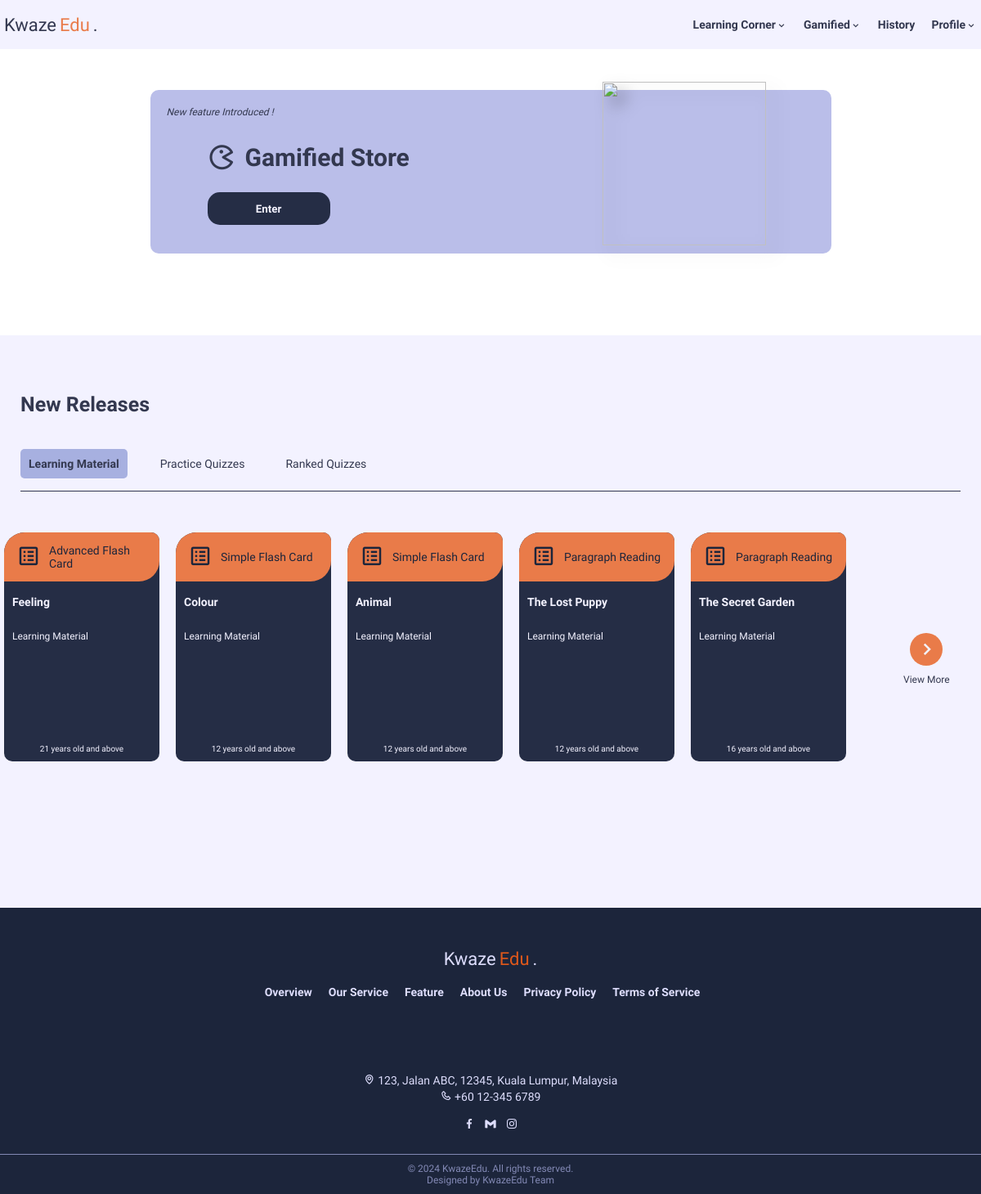
The app's page /php/c_Dashboard.php (signed in) with its own data.
### tables this page shows
CREATE TABLE `learn_mat` (
  `mat_id` int(100) NOT NULL,
  `title` varchar(50) NOT NULL,
  `category` varchar(50) NOT NULL,
  `level` varchar(50) NOT NULL,
  `date_created` timestamp(6) NOT NULL DEFAULT current_timestamp(6),
  `last_updated` timestamp(6) NOT NULL DEFAULT current_timestamp(6),
  `admin_id` int(11) NOT NULL
);

### php/c_Dashboard.php (the view, shortened to what this page needs)
<?php
if (isset($_SESSION["user_id"]) && $_SESSION["role"] === "user") {
?>
<!DOCTYPE html>
<html lang="en">
<head>
    <link href="https://unpkg.com/boxicons@2.1.4/css/boxicons.min.css" rel="stylesheet" />
    <link rel="stylesheet" href="../css/c_Dashboard.css" />
    <link rel="stylesheet" href="../css/c_view.css" />
</head>
<body>
    <?php include 'nav_User.php'; ?>
    <div class="banner">
        <div class="container flex-center">
            <div class="advertiment">
                <span class="adv-desc">New feature Introduced !</span>
                <span class="adv-title">
                    <i class="bx bx-game"></i>Gamified Store</span>
                <a href="../php/c_store.php"><button class="adv-btn">Enter</button></a>
                <img src="../img/rabbit.png" alt="" />
            </div>
        </div>
    </div>
    <div class="explore">
        <div class="container">
            <div class="explore-title">
                <span>New Releases</span>
            </div>
            <div class="filter">
                <ul class="filter-list">
                    <li>
                        <button class="filter-item active">
                            Learning Material
                        </button>
                    </li>
                    <li>
                        <button class="filter-item">Practice Quizzes</button>
                    </li>
                    <li>
                        <button class="filter-item">
                            Ranked Quizzes
                        </button>
                    </li>
                </ul>
            </div>
            <div class="result-yes">
                <div class="result-list" style="gap :5">
                    <?php
                    include "db_conn.php";
                    $query = "SELECT * FROM `learn_mat` ORDER BY `last_updated` DESC LIMIT 5";
                    $results = mysqli_query($connection, $query);
                    if (mysqli_num_rows($results) > 0) {
                        while ($row = mysqli_fetch_assoc($results)) {
                            $timestamp_date = $row['date_created'];
                            $date_created = date('d/m/Y', strtotime($timestamp_date));
                            $timestamp_updated = $row['last_updated'];
                            $last_updated = date('d/m/Y', strtotime($timestamp_updated));
                            ?>
                    <div class="result-card result-card-learnmat"
                        data-id="<?php echo htmlspecialchars($row['mat_id']); ?>"
                        data-title="<?php echo htmlspecialchars($row['title']); ?>"
                        data-category="<?php echo htmlspecialchars($row['category']); ?>"
                        data-level="<?php echo htmlspecialchars($row['level']); ?>"
                        data-date="<?php echo htmlspecialchars($date_created); ?>"
                        data-update="<?php echo htmlspecialchars($last_updated); ?>">
                        <div class="card-banner">
                            <span><i class="bx bx-spreadsheet"></i></span>
                            <span class="card-type"><?php echo htmlspecialchars($row['category']); ?></span>
                        </div>
                        <div class="card-content">
                            <div class="card-title">
                                <?php echo htmlspecialchars($row['title']); ?>
                            </div>
                            <div class="card-category">
                                Learning Material
                            </div>
                            <div class="card-level">
                                <?php echo htmlspecialchars($row['level']); ?>
                            </div>
                        </div>
                    </div>
                    <?php
                        }
                    }
                ?>
                </div>
                <div class="extra">
                    <button class="extra-btn">
                        <a href="../php/c_mat_view.php" id="redirect-link">
                            <i class="bx bx-chevron-right"></i>
                        </a>
                    </button>
                    <span>View More</span>
                </div>
            </div>
        </div>
    </div>
    <?php include 'footer.php'; ?>
</body>
</html>
<?php
} else if (isset($_SESSION["user_id"]) && ($_SESSION["role"] == "admin")){
    header ('Location: ../php/a_Dashboard.php');
    exit();
} else {
    header ('Location: ../php/login.php');
    exit();
}
?>

### css/c_Dashboard.css (style rules this page uses)
* { margin: 0; padding: 0; box-sizing: border-box; font-family: "Chivo", sans-serif; }
.container { width: 1190px; margin: 0 auto; }
.banner { height: 300px; display: flex; align-items: center; }
.flex-center { display: flex; justify-content: center; align-items: center; }
.advertiment { width: 70%; height: 200px; padding: 20px; display: flex; flex-direction: column; border-radius: 10px; background-color: #babee9; transition: all 0.3s; position: relative; }
.advertiment .adv-desc { font-size: 12px; color: #33384f; font-style: italic; }
.advertiment .adv-title { font-size: 30px; color: #33384f; font-weight: bold; margin-top: 30px; margin-left: 50px; display: flex; align-items: center; }
.advertiment .adv-title i { margin-right: 10px; font-size: larger; }
.advertiment .adv-btn { width: 150px; height: 40px; background-color: #252d45; color: #f3f2ff; font-weight: bold; border: none; margin-top: 25px; cursor: pointer; border-radius: 15px; margin-left: 50px; transition: all 0.4s ease; }
.advertiment img { width: 200px; height: 200px; margin-left: 50px; position: absolute; right: 80px; bottom: 10px; filter: drop-shadow(10px 10px 10px rgba(0, 0, 0, 0.3)); }
.explore { margin-top: 50px; height: 700px; display: flex; justify-content: space-between; background-color: #f3f2ff; }
.explore-title { width: 50%; padding: 20px; margin-top: 50px; }
.explore-title span { font-size: 25px; color: #33384f; font-weight: bold; }
.filter { margin-top: 20px; margin-left: 20px; }
.filter .filter-list { margin-right: 20px; list-style: none; display: flex; flex-direction: row; padding-bottom: 15px; border-bottom: 1.5px solid #33384f; }
.filter .filter-list .filter-item { margin-right: 10px; font-size: 14px; color: #33384f; cursor: pointer; margin-right: 30px; padding: 10px; border-radius: 5px; border: none; background-color: transparent; }
.filter .filter-list li .filter-item.active { background-color: #a7b0e0; font-weight: bold; }
.result-yes { display: flex; justify-content: flex-start; margin-top: 50px; flex-wrap: wrap; position: relative; height: 300px; }
.result-list { display: flex; width: 1100px; flex-wrap: wrap; gap: 30px; }
.result-card { width: 190px; height: 280px; background-color: #252d45; margin-bottom: 30px; border-radius: 25px 10px 10px 10px; transition: all 0.3s ease; cursor: pointer; }
.card-banner { width: 100%; height: 60px; border-radius: 25px 10px 25px 0; background-color: #e97b49; display: flex; justify-content: start; align-items: center; }
.card-banner i { margin-left: 15px; margin-right: 10px; font-size: 30px; color: #1c253b; }
.card-type { font-size: 14px; color: #1c253b; font-weight: 500; width: 120px; }
.card-content { margin: 10px; height: 200px; position: relative; }
.card-title { margin-top: 15px; font-size: 16px; color: #f3f2ff; font-weight: bold; }
.card-category { margin-top: 25px; font-size: 12px; color: #f3f2ff; }
.card-level { width: 100%; margin-top: 10px; font-size: 10px; color: #f3f2ff; position: absolute; bottom: 5px; text-align: center; }
.extra { display: flex; justify-content: center; align-items: center; flex-direction: column; }
.extra a { text-decoration: none; }
.extra-btn { width: 40px; height: 40px; border-radius: 50px; background-color: #e97b49; border: none; display: flex; justify-content: center; align-items: center; transition: all 0.2s ease; }
.extra-btn i { font-size: 30px; color: #f3f2ff; }
.extra span { margin-top: 10px; font-size: 12px; color: #33384f; }

### php/nav_User.php (style rules this page uses)
* { margin: 0; padding: 0; box-sizing: border-box; font-family: "Chivo", sans-serif; }
html { scroll-behavior: smooth; }
.container { width: 1190px; margin: 0 auto; }

### records on screen
learn_mat: category "Advanced Flash Card", title "Feeling", level "21 years old and above"
learn_mat: category "Simple Flash Card", title "Colour", level "12 years old and above"
learn_mat: category "Simple Flash Card", title "Animal", level "12 years old and above"
learn_mat: category "Paragraph Reading", title "The Lost Puppy", level "12 years old and above"
learn_mat: category "Paragraph Reading", title "The Secret Garden", level "16 years old and above"
